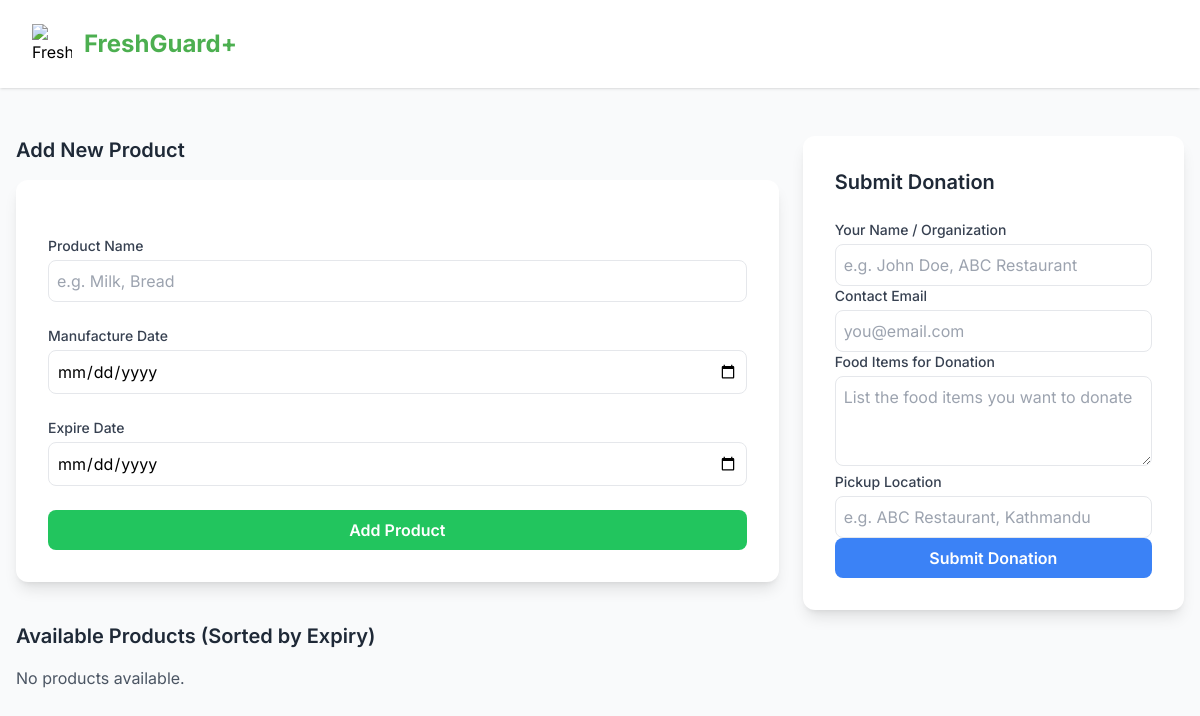
Before: /donation-portal-dashboard/ with the older database file.
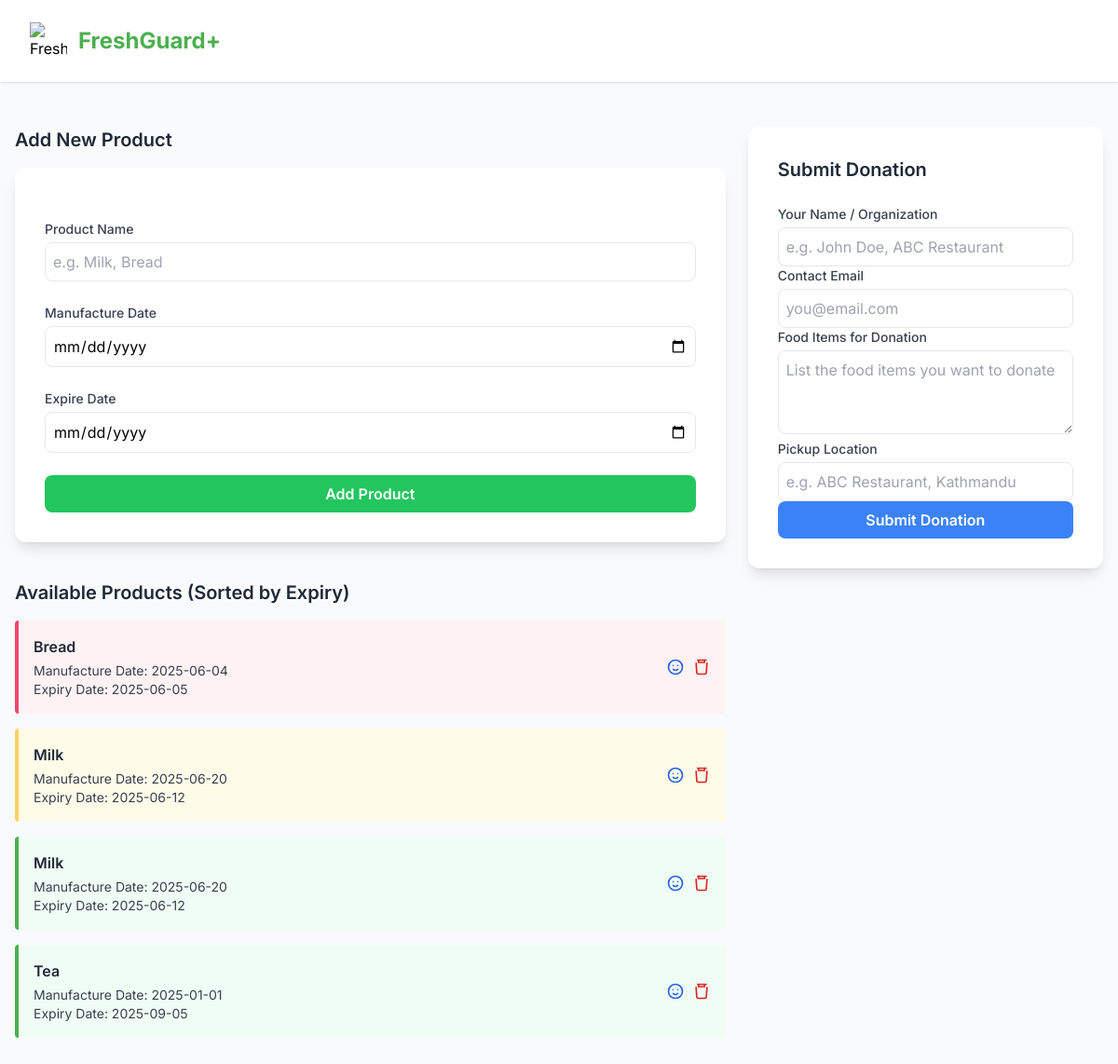
After: the same page with the newer database file.
### core/models.py (models this page shows, shortened)
class Product(models.Model):
    name = models.CharField(max_length=200)
    manufacture_date = models.DateField()
    expire_date = models.DateField()

### core/views.py (the view)
# urls.py: path('donation-portal-dashboard/', views.donation_portal_dashboard, name='core-donation_portal_dashboard'),
def donation_portal_dashboard(request):
    products = Product.objects.all().order_by('expire_date')
    total_products = len(products)
    third = total_products // 3
    red_end = third
    yellow_end = third * 2
    context = {
        'products': products,
        'red_end': red_end,
        'yellow_end': yellow_end
    }
    return render(request, 'core/donation_portal_dashboard.html', context)

### core/templates/core/donation_portal_dashboard.html (shortened to what this page needs)
<!DOCTYPE html>
<html lang="en" class="bg-gray-50">
  <head>
    <script src="https://cdn.tailwindcss.com"></script>
    <link
      href="https://unpkg.com/heroicons@2.0.18/dist/heroicons.min.css"
      rel="stylesheet"
    />
  </head>
  <body class="font-sans antialiased min-h-screen bg-gray-50">
    <div class="flex items-center justify-between px-8 py-6 bg-white shadow">
      <div class="flex items-center space-x-3">
        <a
          href="{% url 'core-dashboard' %}"
          class="flex items-center space-x-3"
        >
          <img
            src="https://img.icons8.com/color/48/000000/cutting-board.png"
            alt="FreshGuard+"
            class="w-10 h-10"
          />
          <span class="text-2xl font-bold text-primary">FreshGuard+</span>
        </a>
      </div>
    </div>
    <div class="max-w-7xl mx-auto py-12 px-4 flex flex-col md:flex-row gap-6">
      <div class="md:w-2/3">
        <div class="mb-10">
          <h2 class="text-xl font-semibold text-gray-800 mb-4">
            Add New Product
          </h2>
          <form class="bg-white rounded-xl shadow-lg p-8 space-y-6" method="POST" action="{% url 'add-product' %}">
            <div>
              <label class="block text-sm font-medium text-gray-700 mb-1"
                >Product Name</label
              >
              <input
                type="text"
                name="name"
                class="w-full p-2 border border-gray-200 rounded-lg focus:ring-primary focus:border-primary outline-none"
                placeholder="e.g. Milk, Bread"
                required
              />
            </div>
            <div>
              <label class="block text-sm font-medium text-gray-700 mb-1"
                >Manufacture Date</label
              >
              <input
                type="date"
                name="manufacture_date"
                class="w-full p-2 border border-gray-200 rounded-lg focus:ring-primary focus:border-primary outline-none"
                required
              />
            </div>
            <div>
              <label class="block text-sm font-medium text-gray-700 mb-1"
                >Expire Date</label
              >
              <input
                type="date"
                name="expire_date"
                class="w-full p-2 border border-gray-200 rounded-lg focus:ring-primary focus:border-primary outline-none"
                required
              />
            </div>
            <button
              type="submit"
              class="w-full bg-green-500 text-white rounded-lg py-2 font-semibold hover:bg-green-600 transition"
            >
              Add Product
            </button>
          </form>
        </div>
        <div>
          <h2 class="text-xl font-semibold text-gray-800 mb-4">
            Available Products (Sorted by Expiry)
          </h2>
          {% if products %}
          <ul class="space-y-4">
            {% for product in products %}
            <li class="p-4 rounded flex justify-between items-center {% if forloop.counter0 < red_end %}bg-red-50 border-l-4 border-risky{% elif forloop.counter0 < yellow_end %}bg-yellow-50 border-l-4 border-caution{% else %}bg-green-50 border-l-4 border-safe{% endif %}">
              <div>
                <div class="font-semibold text-gray-800">{{ product.name }}</div>
                <div class="text-gray-700 text-sm mt-1">
                  Manufacture Date: {{ product.manufacture_date|date:"Y-m-d" }}<br />
                  Expiry Date: {{ product.expire_date|date:"Y-m-d" }}
                </div>
              </div>
              <div class="flex space-x-2">
                <a href="#" title="Donate" class="text-blue-600 hover:text-blue-800">
                  <svg class="w-5 h-5" fill="none" stroke="currentColor" viewBox="0 0 24 24" xmlns="http://www.w3.org/2000/svg">
                    <path stroke-linecap="round" stroke-linejoin="round" stroke-width="2" d="M14.828 14.828a4 4 0 01-5.656 0M9 10h.01M15 10h.01M21 12a9 9 0 11-18 0 9 9 0 0118 0z"></path>
                  </svg>
                </a>
                <a href="#" title="Throw" class="text-red-600 hover:text-red-800">
                </a>
              </div>
            </li>
            {% endfor %}
          </ul>
          {% else %}
          <p class="text-gray-600">No products available.</p>
          {% endif %}
        </div>
      </div>
      <div class="md:w-1/3">
        <div class="bg-white rounded-xl shadow-lg p-8 space-y-6">
          <h2 class="text-xl font-semibold text-gray-800 mb-4">
            Submit Donation
          </h2>
          <form method="POST" action="{% url 'donation-submit' %}">
            <div>
              <label class="block text-sm font-medium text-gray-700 mb-1"
                >Your Name / Organization</label
              >
              <input
                type="text"
                name="name"
                class="w-full p-2 border border-gray-200 rounded-lg focus:ring-primary focus:border-primary outline-none"
                placeholder="e.g. John Doe, ABC Restaurant"
                required
              />
            </div>
            <div>
              <label class="block text-sm font-medium text-gray-700 mb-1"
                >Contact Email</label
              >
              <input
                type="email"
                name="email"
                class="w-full p-2 border border-gray-200 rounded-lg focus:ring-primary focus:border-primary outline-none"
                placeholder="you@email.com"
                required
              />
            </div>
            <div>
              <label class="block text-sm font-medium text-gray-700 mb-1"
                >Food Items for Donation</label
              >
              <textarea
                name="food_items"
                class="w-full p-2 border border-gray-200 rounded-lg focus:ring-primary focus:border-primary outline-none"
                rows="3"
                placeholder="List the food items you want to donate"
                required
              ></textarea>
            </div>
            <div>
              <label class="block text-sm font-medium text-gray-700 mb-1"
                >Pickup Location</label
              >
              <input
                type="text"
                name="pickup_location"
                class="w-full p-2 border border-gray-200 rounded-lg focus:ring-primary focus:border-primary outline-none"
                placeholder="e.g. ABC Restaurant, Kathmandu"
                required
              />
            </div>
            <button
              type="submit"
              class="w-full bg-blue-500 text-white rounded-lg py-2 font-semibold hover:bg-blue-600 transition"
            >
              Submit Donation
            </button>
          </form>
        </div>
      </div>
    </div>
  </body>
</html>

Changed rows visible on the page:
added Product: name "Bread", manufacture_date "2025-06-04", expire_date "2025-06-05"
added Product: name "Milk", manufacture_date "2025-06-20", expire_date "2025-06-12"
added Product: name "Milk", manufacture_date "2025-06-20", expire_date "2025-06-12"
added Product: name "Tea", manufacture_date "2025-01-01", expire_date "2025-09-05"
Other visible differences:
text no longer shown: "No products available."
